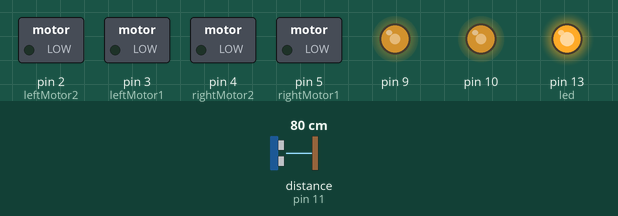
A sketch run on a simulated Arduino Uno, built with avr-gcc and run on an emulated ATmega328P. Parts: switched loads named in the sketch (green lamp = pin HIGH), output pins drawn as LEDs (lit = HIGH). Dashed ring = blinking. The inputs (shaded band) are chosen by the test bench; at power-on: distance to the obstacle (sensor on pin 11) 80 cm.

Above: at 6.2 s.
6.3 s: distance to the obstacle (sensor on pin 11) set to 63 cm
8.3 s: distance to the obstacle (sensor on pin 11) set to 55 cm
At 9.08 s:
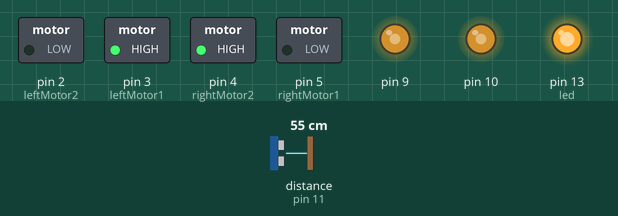
At 11.1 s:
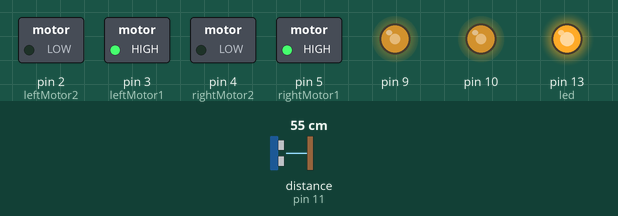
11.3 s: distance to the obstacle (sensor on pin 11) set to 39 cm
12.8 s: distance to the obstacle (sensor on pin 11) set to 33 cm
At 13.94 s:
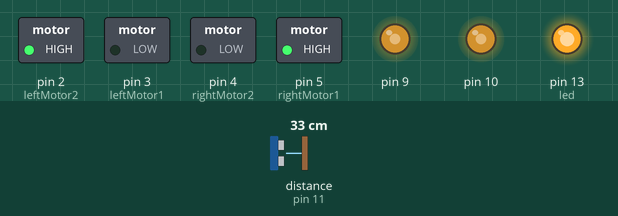
15.8 s: distance to the obstacle (sensor on pin 11) set to 14 cm
17.3 s: distance to the obstacle (sensor on pin 11) set to 11 cm
At 20.6 s:
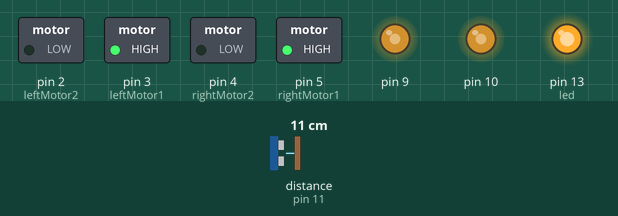
Timing chart, 0 to 21.3 s (numbered marks = the images above; inputs shaded):
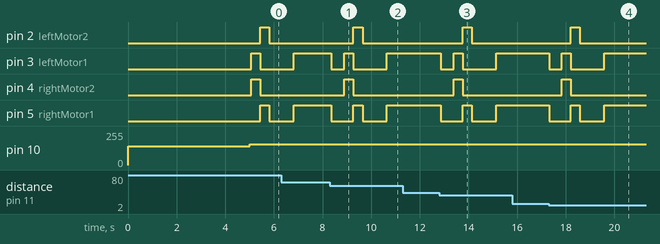

Measured:
- the behaviour switches between 60 and 59 cm on distance to the obstacle (sensor on pin 11) (found by bisection; images 0 and 1)
- the behaviour switches between 36 and 35 cm on distance to the obstacle (sensor on pin 11) (found by bisection; images 2 and 3)
- the behaviour switches between 13 and 12 cm on distance to the obstacle (sensor on pin 11) (found by bisection; images 3 and 4)
- after the input at 8.3 s, pin 2 (leftMotor2): LOW → HIGH after 0.97 s, → LOW 0.37 s later; pin 3 (leftMotor1): HIGH → LOW after 0.05 s, → HIGH 0.55 s later, → LOW 0.37 s later, → HIGH 1.4 s later; pin 4 (rightMotor2): LOW → HIGH after 0.60 s, → LOW 0.37 s later; pin 5 (rightMotor1): alternates HIGH for 0.37 s and LOW for 0.96 s, starting after 0.05 s
- after the input at 11.3 s, every drawn part: stays the same
- after the input at 12.8 s, pin 2 (leftMotor2): LOW → HIGH after 0.96 s, → LOW 0.37 s later; pin 3 (leftMotor1): HIGH → LOW after 0.05 s, → HIGH 0.54 s later, → LOW 0.37 s later, → HIGH 1.4 s later; pin 4 (rightMotor2): LOW → HIGH after 0.59 s, → LOW 0.37 s later; pin 5 (rightMotor1): alternates HIGH for 0.37 s and LOW for 0.96 s, starting after 0.05 s
- after the input at 15.8 s, every drawn part: stays the same
- after the input at 17.3 s, pin 2 (leftMotor2): LOW → HIGH after 0.91 s, → LOW 0.37 s later; pin 3 (leftMotor1): HIGH → LOW at once, → HIGH 0.52 s later, → LOW 0.37 s later, → HIGH 1.4 s later; pin 4 (rightMotor2): LOW → HIGH after 0.54 s, → LOW 0.37 s later; pin 5 (rightMotor1): alternates HIGH for 0.37 s and LOW for 0.95 s, starting at once

The sketch:

draft.ino
```cpp
#include <NewPing.h>

#define leftCenterSensor   3
#define leftNearSensor     4
#define leftFarSensor      5
#define rightCenterSensor  2
#define rightNearSensor    1
#define rightFarSensor     0
#define middleSensorPin    0

int leftCenterReading;
int leftNearReading;
int leftFarReading;
int rightCenterReading;
int rightNearReading;
int rightFarReading;
int middleReading;

int leftNudge;
int replaystage;
int rightNudge;

#define leapTime 200

#define leftMotor1  3
#define leftMotor2  2

#define rightMotor1 5
#define rightMotor2 4

#define led 13

#define border 200

NewPing sonar(12, 11, 300);
#define turndelay 372

char path[250] = {};
int pathLength = 0;
int readLength;

void setup() {

  //pinMode(leftCenterSensor, INPUT);
  //pinMode(leftNearSensor, INPUT);
  //pinMode(leftFarSensor, INPUT);
  //pinMode(rightCenterSensor, INPUT);
  //pinMode(rightNearSensor, INPUT);
  //pinMode(rightFarSensor, INPUT);
  pinMode(middleSensorPin, INPUT);
  pinMode(9, OUTPUT);
  pinMode(10, OUTPUT);
  analogWrite(9, 155);
  analogWrite(10, 140);

  pinMode(leftMotor1, OUTPUT);
  pinMode(leftMotor2, OUTPUT);
  pinMode(rightMotor1, OUTPUT);
  pinMode(rightMotor2, OUTPUT);
  pinMode(led, OUTPUT);
  Serial.begin(115200);
  digitalWrite(led, HIGH);
  delay(5000);

  analogWrite(9, 155);
  analogWrite(10, 155);
}

int fping()
{
  int totaldist = 0;
  for (int i = 0; i < 10; ++i)
  {
    totaldist += sonar.ping_cm();
    delay(1);
  }
  return totaldist / 10;
}


int dist2 = 0;

void loop() {

  int dist = fping();
  digitalWrite(leftMotor1, HIGH);
  digitalWrite(leftMotor2, LOW);
  digitalWrite(rightMotor1, LOW);
  digitalWrite(rightMotor2, HIGH);

  delay(turndelay);

  digitalWrite(leftMotor1, LOW);
  digitalWrite(leftMotor2, LOW);
  digitalWrite(rightMotor1, LOW);
  digitalWrite(rightMotor2, LOW);

  digitalWrite(leftMotor1, LOW);
  digitalWrite(leftMotor2, HIGH);
  digitalWrite(rightMotor1, HIGH);
  digitalWrite(rightMotor2, LOW);

  delay(turndelay);

  digitalWrite(leftMotor1, LOW);
  digitalWrite(leftMotor2, LOW);
  digitalWrite(rightMotor1, LOW);
  digitalWrite(rightMotor2, LOW);

  delay(500);

  delay(500);
  bool oke = true;
  delay(3);
  digitalWrite(leftMotor1, HIGH);
  digitalWrite(leftMotor2, LOW);
  digitalWrite(rightMotor1, HIGH);
  digitalWrite(rightMotor2, LOW);

  while (oke == true)
  {
    dist2 = fping();
    if (dist2 < (dist - 20))
    {
      oke = false;
    }
  }

  digitalWrite(leftMotor1, LOW);
  digitalWrite(leftMotor2, LOW);
  digitalWrite(rightMotor1, LOW);
  digitalWrite(rightMotor2, LOW);

  delay(500);
}
```
